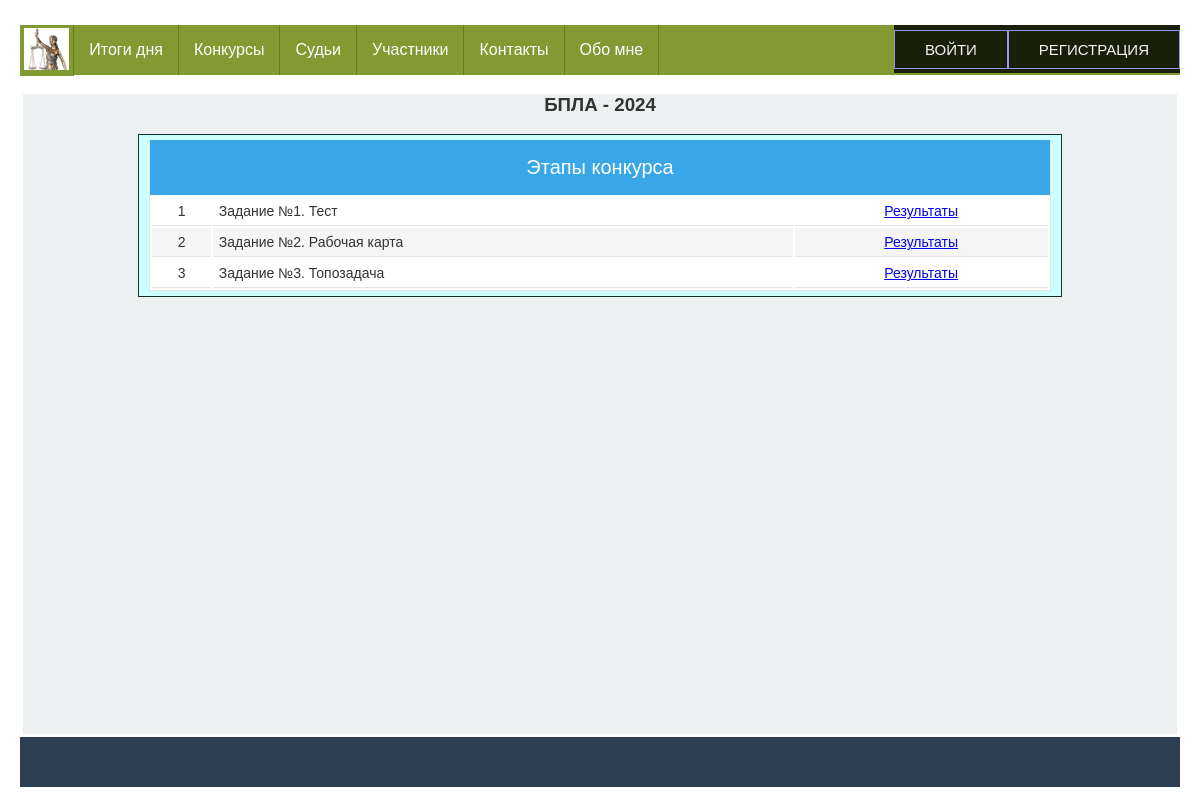
Page /competitions/view_competition/1/ on the earlier database version.
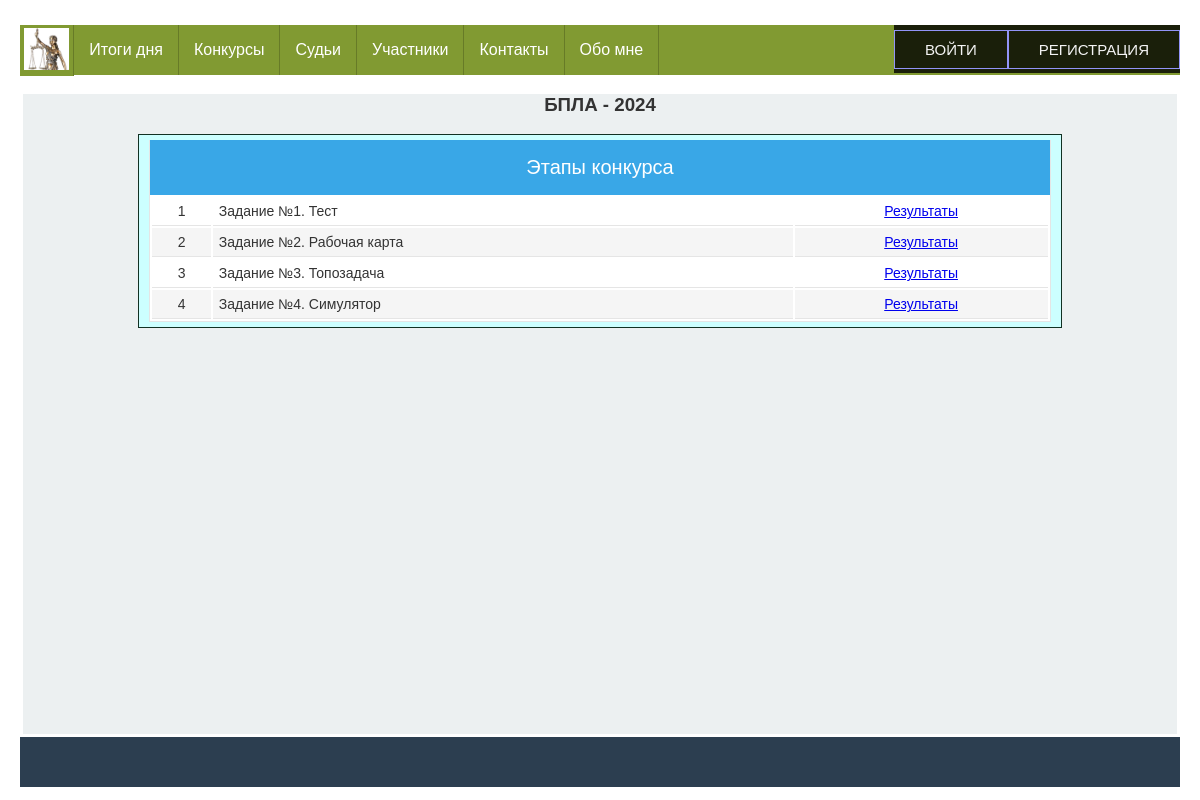
Same page on the later database version.
### app_for_competitions/models.py (models this page shows, shortened)
class Competition(models.Model):
    class Meta:
        db_table = 'competitions'
        verbose_name = _('Конкурс')  # наименование в админке в единственном числе
        verbose_name_plural = _('Конкурсы')  # наименование в админке во множественном числе
    name = models.CharField(_('Сокращенное название'), max_length=50, unique=True)
    fullname = models.CharField(_('Полное наименование конкурса'), max_length=200,
                                default=None)
    date = models.DateField(_('Дата проведения'),
                            help_text="Дата начала")
    active = models.BooleanField(_('Активен'), default=True)

class CompetitionTask(models.Model):
    class Meta:
        db_table = 'competition_tasks'
        verbose_name = _('Этап конкурса')
        verbose_name_plural = _('Этапы конкурсов')
    name = models.CharField(max_length=50, verbose_name=_('Название этапа'))
    competition = models.ForeignKey(Competition, on_delete=models.CASCADE, verbose_name=_('Конкурс'))
    judging = models.BooleanField(default=True, verbose_name=_('Возможность судейства'))

### app_for_competitions/views.py (the view)
# urls.py: path('view_competition/<int:pk>/', view_competition, name='view_competition'),
def view_competition(request, pk):
    competition = get_object_or_404(Competition, id=pk)
    context = {'title': f"{competition.name}"}
    competition_tasks = CompetitionTask.objects.filter(competition=competition)
    context['competition_tasks'] = competition_tasks
    context['competition_id'] = pk
    context['active'] = competition.active
    return render(request, 'app_for_competitions/view_competition_tasks.html', context)

### app_for_competitions/templates/app_for_competitions/view_competition_tasks.html (shortened to what this page needs)
{% extends 'base.html' %}
{% load static %}
{% block content %}
<h3 class="center">{{ title }}</h3>
<div class="row">
    <div class="table-caption">Этапы конкурса</div>
    <table id="table">
        <tbody>
        {% for task in competition_tasks %}
        <tr>
            <td>{{ forloop.counter }}</td>
            <td style="text-align: left">{{ task.name }}</td>
            {% if active %}
            <td><a href="{% url 'view_task_result' pk=task.id pc=competition_id %}">Результаты</a></td>
            {% endif %}
        </tr>
        {% endfor %}
        </tbody>
    </table>
</div>
{%  endblock %}

### templates/base.html (shortened to what this page needs)
<!DOCTYPE html>
{% load static %}
<html lang="ru">
<head>
    <link rel="stylesheet" href="{% static 'css/stylesheet.css' %}" type="text/css">
</head>
<body>
<div class="wrapper">
    <header>
        <ul>
            <li>
                <a class="a_menu_logo" href="{% url 'home' %}">
                    <image class="logo" src="{% static 'image/femidalittle.png' %}">
                </a>
            </li>
            <li><a class="a_menu" href="{% url 'competition_result' %}">Итоги дня</a></li>
            <li><a class="a_menu" href="{% url 'all_competitions' %}">Конкурсы</a></li>
            <li><a class="a_menu" href="{% url 'all_judges' %}">Судьи</a></li>
            <li><a class="a_menu" href="#">Участники</a>
            </li>
            <li><a class="a_menu" href="{% url 'contacts' %}">Контакты</a></li>
            <li><a class="a_menu" href="{% url 'about' %}">Обо мне</a></li>
            <div class="container enter">
                {% if user.is_authenticated %}
                <div class="user_name">{{user.judge.get_status_display }} : {{ user.username }}</div>
                <a href="{% url 'users:logout' %}" class="btn a_btn">Выйти</a>
                {% else %}
                <a href="{% url 'users:login' %}" class="btn a_btn">Войти</a>
                <a href="{% url 'users:register' %}" class="btn a_btn">Регистрация</a>
                {% endif %}
            </div>
        </ul>
    </header>
    <main>
        {% block content %}{% endblock %}
    </main>
    <footer>
    </footer>
</div>
</body>
</html>

### static/css/stylesheet.css (style rules this page uses)
.wrapper { height: 90vh; flex-direction: column; }
main { flex: 1; background-color: #ecf0f1; min-height: 80vh; margin: 3px; }
header { background-color: #2ecc71; height: 50px; }
footer { background-color: #2c3e50; color: white; height: 50px; padding: 5px; }
* { box-sizing: border-box; }
.row { overflow: hidden; max-width: 80%; min-height: 2px; background-color: #CCFFFF; margin: 0 auto; border: 1px solid #123123; padding: 5px 10px; }
.center { text-align: center; }
ul { list-style: none; margin: 0; padding-left: 0; margin-top: 25px; background: #819A32; height: 50px; }
.a_menu { text-decoration: none; background: #819A32; color: #fff; padding: 0 15px; font-family: arial; line-height: 50px; display: block; border-right: 1px solid #677B27; -moz-transition: all 0.3s 0.01s ease; -o-transition: all 0.3s 0.01s ease; -webkit-transition: all 0.3s 0.01s ease; }
.a_menu_logo { text-decoration: none; background: #819A32; color: #fff; padding: 0 4px; display: block; border-right: 1px solid #677B27; -moz-transition: all 0.3s 0.01s ease; -o-transition: all 0.3s 0.01s ease; -webkit-transition: all 0.3s 0.01s ease; }
.logo { margin: 3px auto 2px; height: 42px; }
.enter { float: right; }
li { float: left; position: relative; }
* { -moz-box-sizing: border-box; -webkit-box-sizing: border-box; box-sizing: border-box; }
html { color: #333333; font-size: 62.5%; }
body { font: normal 16px Tahoma, Geneva, Helvetica, sans-serif; margin: 0 auto; padding: 0; min-width: 1000px; }
@media only all and (min-width: 760px) { body { padding-left: 20px; padding-right: 20px; padding-right: 2rem; padding-left: 2rem; } }
table { display: block; margin: 0; border: none; background: #fff; font-size: 14px; font-size: 1.4rem; }
@media only all and (min-width: 760px) { table { display: table; width: 100%; border: 1px solid #e5e5e5; border-top: none; } }
tbody { display: block; }
@media only all and (min-width: 760px) { tbody { display: table-row-group; } }
.table-caption { display: block; width: 100%; background: #39a7e7; color: #fff; font-size: 20px; font-size: 2rem; text-align: center; height: 44px; line-height: 44px; border: none; border-bottom: 2px solid #999; }
@media only all and (min-width: 760px) { .table-caption { border: 1px solid #e5e5e5; border-top: none; border-bottom: none; height: 55px; line-height: 55px; } }
tr { position: relative; display: block; border-bottom: 1px solid #ccc; padding: 8px; padding: 0.8rem; }
tr:nth-child(even) { background: #f5f5f5; }
@media only all and (min-width: 760px) { tr { display: table-row; } }
td { display: block; border: none; position: relative; text-align: left; }
@media only all and (min-width: 760px) { td, th { display: table-cell; padding: 6px; padding: 0.6rem; border-bottom: 1px solid #e5e5e5; text-align: center; } }
td:before { content: attr(data-label); display: inline-block; width: 15%; background: #999; border-radius: 6px; height: 20px; margin: 0px 10px 0px 0px; margin: 0rem 1rem 0rem 0rem; padding: 0px 5px; padding: 0rem 0.5rem; font-size: 10px; font-size: 1rem; line-height: 20px; text-align: center; color: #fff; overflow: hidden; }
@media only all and (min-width: 560px) { td:before { width: 12%; font-size: 12px; font-size: 1.2rem; } }
@media only all and (min-width: 760px) { td:before { content: ""; display: none; } }
.container { background: linear-gradient(rgba(0, 0, 0, 0.8), rgba(0, 0, 0, 0.8)); font-family: Arial, Helvetica, sans-serif; display: flex; justify-content: center; align-items: center; height: 3em; padding: 0; margin: 0; }
.a_btn { font-size: 1.5rem; padding: 1rem 3rem; color: #f4f4f4; text-transform: uppercase; }
.btn { text-decoration: none; border: 1px solid rgb(146, 148, 248); position: relative; overflow: hidden; display: flex; justify-content: center; }
.btn:before { content: ""; position: absolute; top: 0; left: -100%; width: 100%; height: 100%; background: linear-gradient( 120deg, transparent, rgba(146, 148, 248, 0.4), transparent ); transition: all 650ms; }

Differences in the rows shown:
added CompetitionTask: name "Задание №4. Симулятор"
